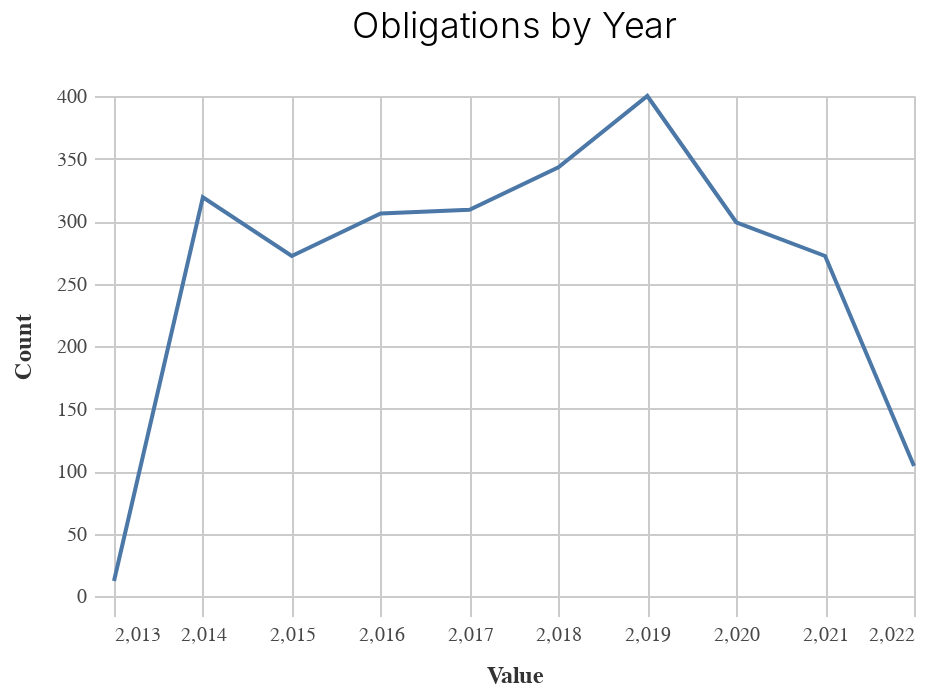

The notebook cell saved with this chart:
### Markdown cell above
### Chart

### Code cell
_dla_utils.basic_line_chart((df_top>>filter(_.variable=='prepared_y')), 'value', 'count', subset, 'Obligations by Year')

### Figure 1 — Vega-Lite specification as saved in the notebook (floating-point values rounded to 4 significant figures)
{"config": {"view": {"continuousWidth": 400, "continuousHeight": 300}, "axis": {"domainColor": "#cbcbcb", "grid": true, "gridColor": "#cbcbcb", "gridWidth": 1, "labelColor": "#474747", "labelFont": "Nunito Sans", "labelFontSize": 10, "labelPadding": 4, "tickColor": "#cbcbcb", "tickSize": 10, "titleColor": "#333", "titleFont": "Raleway", "titleFontSize": 12, "titlePadding": 10}, "axisBand": {"grid": false}, "background": "white", "font": "Raleway", "header": {"labelFont": "Nunito Sans", "titleFont": "Raleway"}, "legend": {"labelColor": "#333", "labelFont": "Nunito Sans", "labelFontSize": 11, "labelLimit": 0, "padding": 1, "symbolSize": 30, "symbolType": "square", "titleColor": "#333", "titleFont": "Raleway", "titleFontSize": 14, "titlePadding": 10}, "title": {"anchor": "middle", "font": "Raleway", "fontSize": 18, "fontWeight": 300, "offset": 20}}, "data": {"name": "data-8336caacd5274d26011e456b27da0cbb"}, "mark": "line", "encoding": {"x": {"field": "value", "title": "Value", "type": "quantitative"}, "y": {"field": "count", "title": "Count", "type": "quantitative"}}, "height": 250, "title": "Obligations by Year", "width": 400, "$schema": "https://vega.github.io/schema/vega-lite/v4.17.0.json", "datasets": {"data-8336caacd5274d26011e456b27da0cbb": [{"value": 2019.0, "count": 400, "variable": "prepared_y"}, {"value": 2018.0, "count": 343, "variable": "prepared_y"}, {"value": 2014.0, "count": 319, "variable": "prepared_y"}, {"value": 2017.0, "count": 309, "variable": "prepared_y"}, {"value": 2016.0, "count": 306, "variable": "prepared_y"}, {"value": 2020.0, "count": 299, "variable": "prepared_y"}, {"value": 2015.0, "count": 272, "variable": "prepared_y"}, {"value": 2021.0, "count": 272, "variable": "prepared_y"}, {"value": 2022.0, "count": 104, "variable": "prepared_y"}, {"value": 2013.0, "count": 12, "variable": "prepared_y"}]}}
